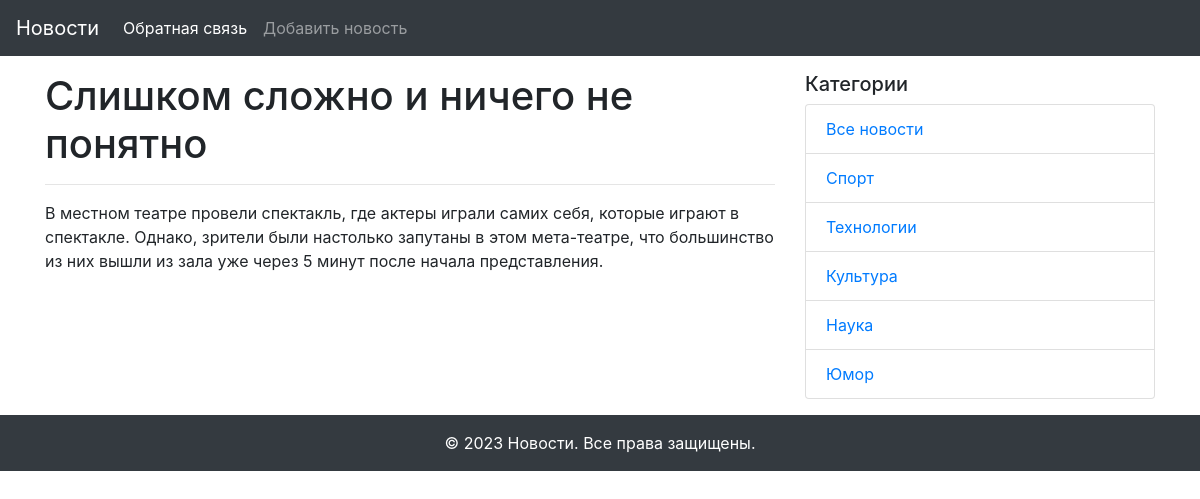
The page /news_detail/1 on the database its author committed.
### models.py (models this page shows, shortened)
class News(db.Model):
    id = db.Column(db.Integer, primary_key=True)
    title = db.Column(db.String(255), unique=True, nullable=False)
    text = db.Column(db.Text, nullable=False)
    created_date = db.Column(db.DateTime, default=datetime.utcnow)
    category_id = db.Column(db.Integer, db.ForeignKey('category.id'), nullable=True)
    category = db.relationship('Category', back_populates='news')

class Category(db.Model):
    id = db.Column(db.Integer, primary_key=True)
    title = db.Column(db.String(255), unique=True, nullable=False)
    news = db.relationship('News', back_populates='category')

### views.py (the view)
@app.route('/news_detail/<int:new_id>')
def news_detail_page(new_id):
    categories = Category.query.all()
    new = News.query.get(new_id)
    if new:
        return render_template('news_detail.html', new=new, categories=categories)
    return render_template('news_detail.html', new={'title': 'Данной новости ещё не существует',
                                                    'text': ''}, categories=categories)

### templates/news_detail.html (shortened to what this page needs)
{% extends "base.html" %}
{% block content %}
<h1>{{ new.title }}</h1>
<hr>
<p class="card-text">{{ new.text }}</p>
{% endblock content %}

### templates/side_navigation.html
<div class="col-md-4">
    <h5>Категории</h5>
    <ul class="list-group">
        <li class="list-group-item"><a href="{{ url_for('main_page') }}">Все новости</a></li>
        {% for category in categories %}
        <li class="list-group-item"><a href="{{ url_for('category_page', category_id=category.id) }}">{{ category.title }}</a></li>
        {% endfor %}
    </ul>
</div>

### rows shown on the page
News: title "Слишком сложно и ничего не понятно", text "В местном театре провели спектакль, где актеры играли самих себя, которые играют в спектакле. Однако, зрители были настолько запутаны в этом мета-театре, что большинство из них вышли из зала уже через 5 минут после начала представления."
Category: title "Спорт"
Category: title "Технологии"
Category: title "Культура"
Category: title "Наука"
Category: title "Юмор"
